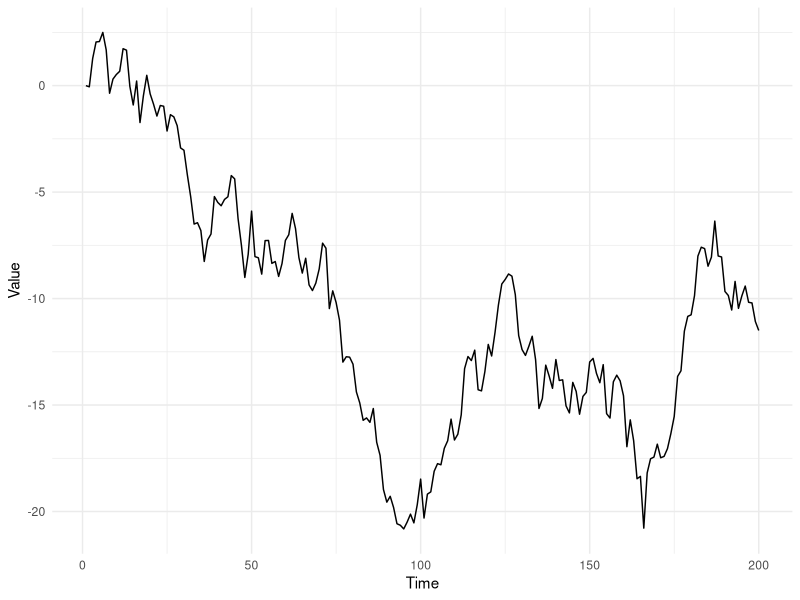

Source code (R):
## ---- chunk 1
#| eval: true
#| echo: false
#| warning: false
#| fig-cap: Simulated random walk.
# Packages
library(ggplot2)

# Data
data <- data.frame(
  x = seq(1, 200),
  y = cumsum(rnorm(200))
)

# Plot
ggplot2::ggplot(data = data, ggplot2::aes(x = x, y = y)) +
  ggplot2::geom_line() +
  ggplot2::theme_minimal() +
  ggplot2::xlab(label = "Time") +
  ggplot2::ylab(label = "Value")
